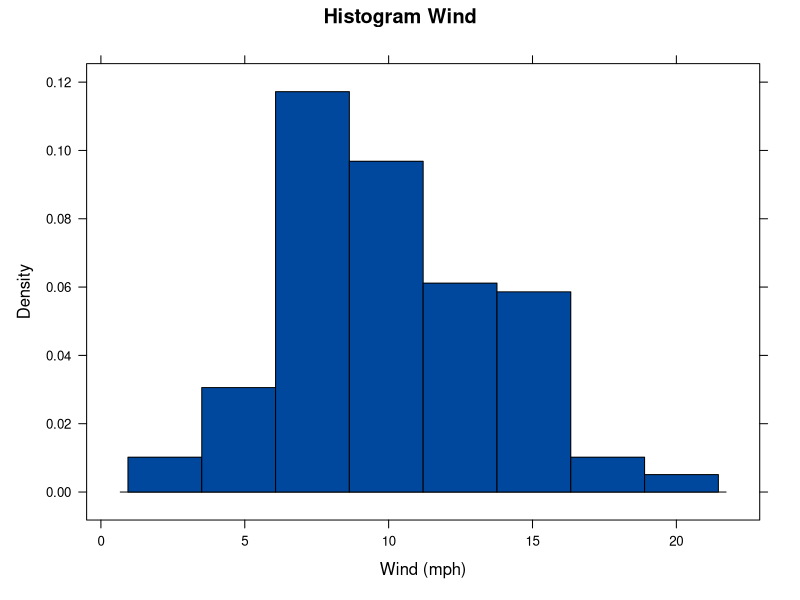
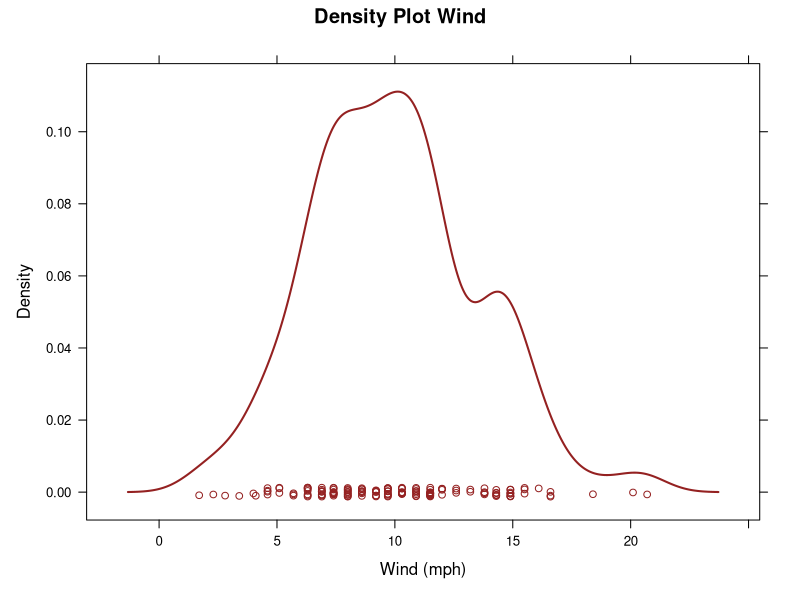
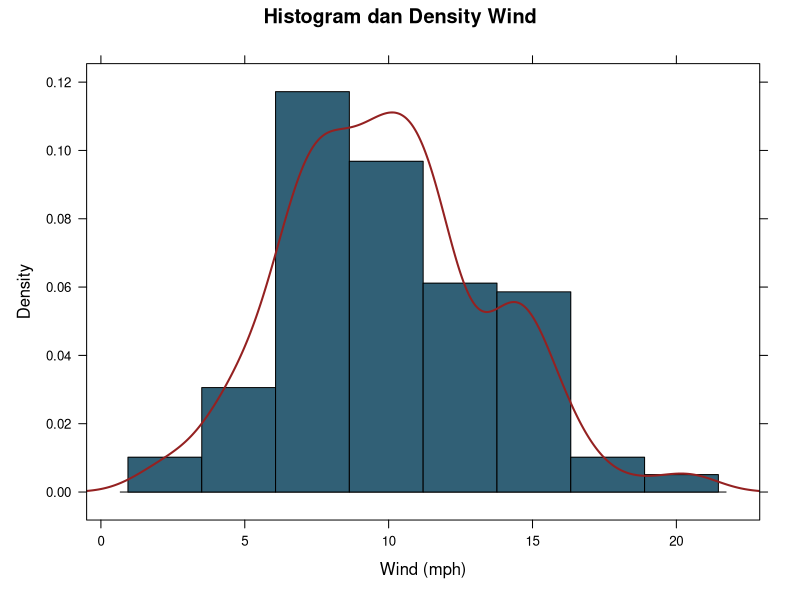
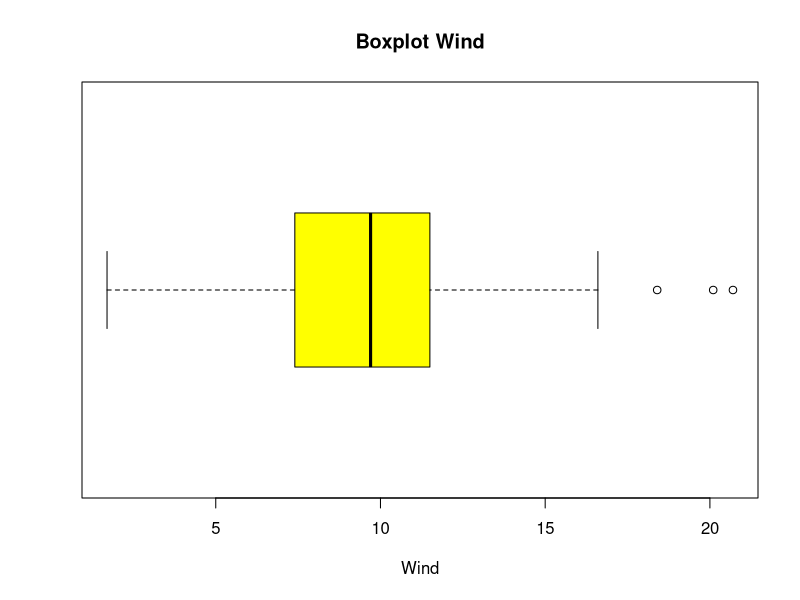
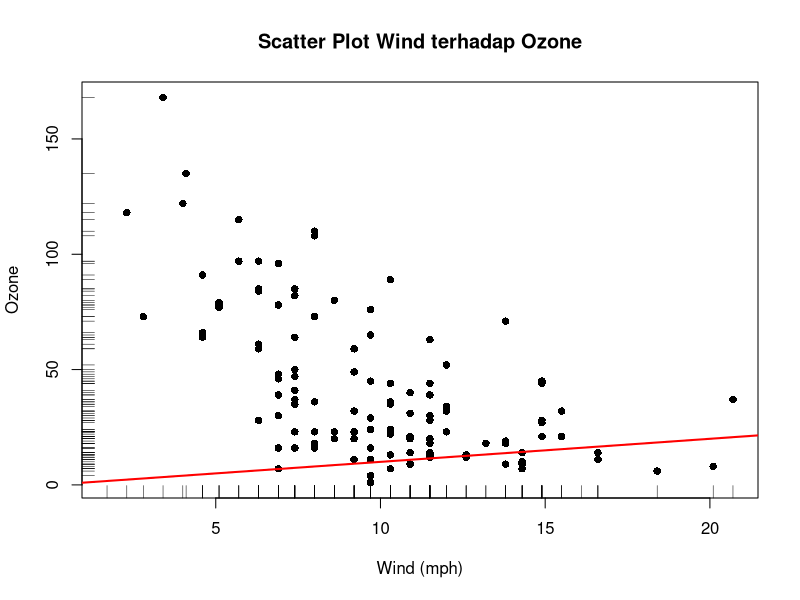

Reproduce these figures in R, in order.
library(lattice)
dev.off
data(airquality)
head(airquality)
str(airquality)
summary(airquality)

# Histogram wind density
histogram(airquality$Wind, data = airquality,
          type = "density",
          col = "#00479E",
          main = "Histogram Wind",
          xlab = "Wind (mph)")

# Density plot 
densityplot(airquality$Wind, data = airquality,
            col = "#942121", lwd = 2,
            main = "Density Plot Wind",
            xlab = "Wind (mph)")

#histogram dan density
histogram(airquality$Wind, data = airquality,
          type = "density",
          col = "#316076",
          main = "Histogram dan Density Wind",
          xlab = "Wind (mph)",
          panel = function(x, ...) {
            panel.histogram(x, ...)
            panel.densityplot(x, col = "#942121", lwd = 2, plot.points = FALSE)
          })
#boxplot
boxplot(airquality$Wind,
        horizontal = TRUE,
        col = "yellow",
        main = "Boxplot Wind",
        xlab = "Wind")

#stem and leaf
stem(airquality$Ozone)
stem(airquality$Solar.R)
stem(airquality$Wind)
stem(airquality$Temp)

#scatter plot
plot(airquality$Wind,
     airquality$Ozone,
     main = "Scatter Plot Wind terhadap Ozone",
     xlab = "Wind (mph)",
     ylab = "Ozone",
     pch = 16)
rug(airquality$Wind)             
rug(airquality$Ozone, side = 2)
abline(0, 1, col = "red", lwd = 2)
